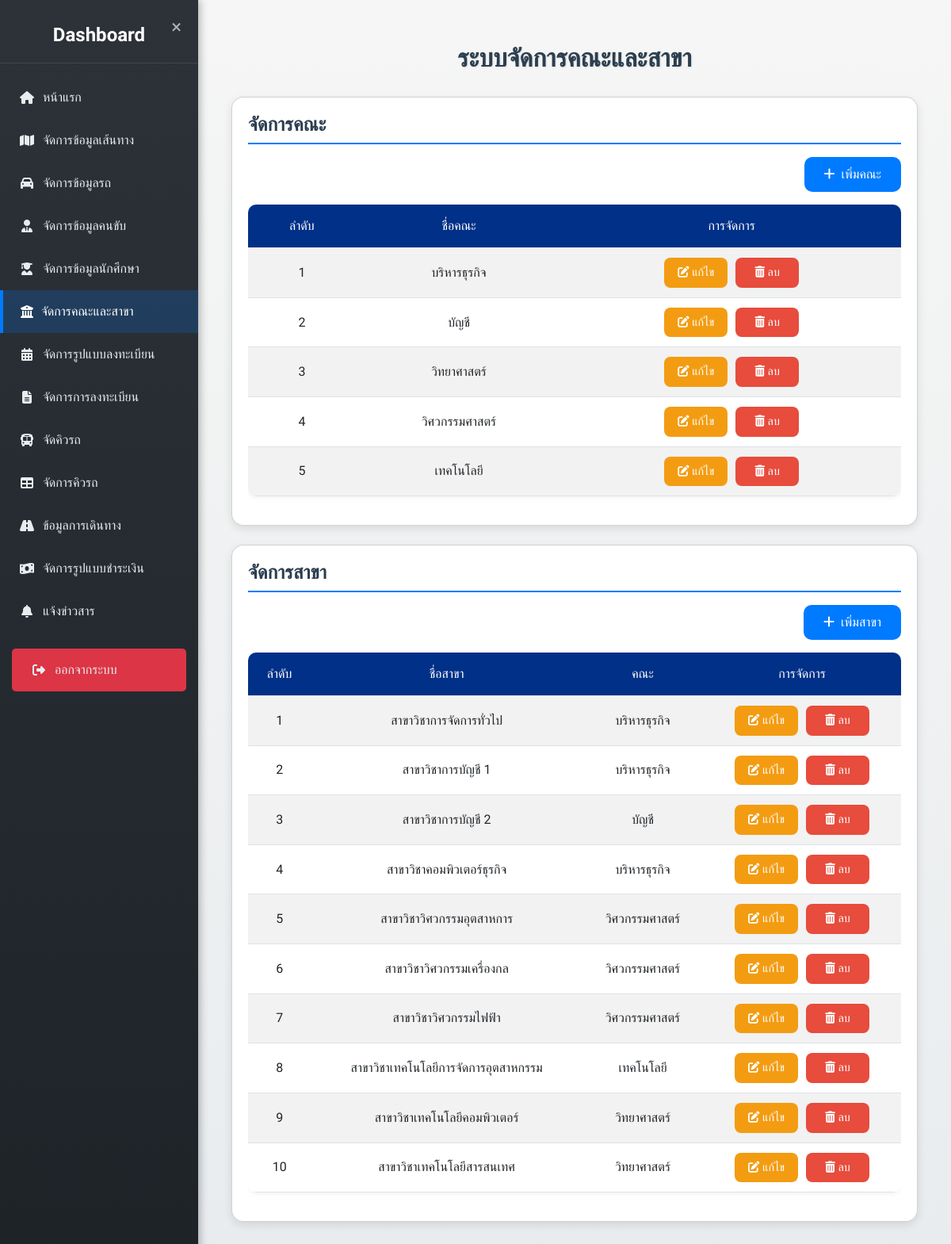
Page /admin/manage_faculties_majors.php on the committed database.
### tables this page shows
CREATE TABLE `faculties` (
  `faculty_id` int(11) NOT NULL,
  `faculty_name` varchar(100) NOT NULL
);

CREATE TABLE `majors` (
  `major_id` int(11) NOT NULL,
  `major_name` varchar(100) NOT NULL,
  `faculty_id` int(11) NOT NULL
);

### admin/manage_faculties_majors.php (the view, shortened to what this page needs)
<?php
include 'config/condb.php';
try {
    $stmt = $conn->prepare("SELECT * FROM faculties ORDER BY faculty_name");
    $stmt->execute();
    $faculties = $stmt->fetchAll(PDO::FETCH_ASSOC);
} catch (PDOException $e) {
    $_SESSION['error'] = "เกิดข้อผิดพลาดในการดึงข้อมูลคณะ: " . $e->getMessage();
    $faculties = [];
}
try {
    $stmt = $conn->prepare("SELECT m.*, f.faculty_name
                           FROM majors m
                           JOIN faculties f ON m.faculty_id = f.faculty_id
                           ORDER BY m.major_name");
    $stmt->execute();
    $majors = $stmt->fetchAll(PDO::FETCH_ASSOC);
} catch (PDOException $e) {
    $_SESSION['error'] = "เกิดข้อผิดพลาดในการดึงข้อมูลสาขา: " . $e->getMessage();
    $majors = [];
}
?>
<!DOCTYPE html>
<html lang="th">
<head>
    <link href="https://cdn.jsdelivr.net/npm/bootstrap@5.3.0-alpha1/dist/css/bootstrap.min.css" rel="stylesheet">
    <link href="https://cdn.jsdelivr.net/npm/sweetalert2@11/dist/sweetalert2.min.css" rel="stylesheet">
    <link rel="stylesheet" href="style.css">
    <link rel="stylesheet" href="https://cdnjs.cloudflare.com/ajax/libs/font-awesome/5.15.4/css/all.min.css">
</head>
<body>
    <?php include 'sidebar.php'; ?>
    <div class="content" id="content">
        <div class="container mt-4">
            <h2 class="header-title">ระบบจัดการคณะและสาขา</h2>
            <div class="card mb-4">
                <h3 class="mb-3">จัดการคณะ</h3>
                <div class="text-end mb-3">
                    <button type="button" class="btn btn-primary" data-bs-toggle="modal" data-bs-target="#addFacultyModal">
                        <i class="fas fa-plus me-2"></i>เพิ่มคณะ
                    </button>
                </div>
                <div class="table-responsive">
                    <table class="table table-striped">
                        <thead>
                            <tr>
                                <th>ลำดับ</th>
                                <th>ชื่อคณะ</th>
                                <th>การจัดการ</th>
                            </tr>
                        </thead>
                        <tbody>
                            <?php if (empty($faculties)) { ?>
                                <tr>
                                    <td colspan="3" class="text-center text-muted">ไม่พบข้อมูลคณะ</td>
                                </tr>
                            <?php } else { ?>
                                <?php $index = 1; foreach ($faculties as $faculty) { ?>
                                    <tr>
                                        <td><?php echo $index++; ?></td>
                                        <td><?php echo htmlspecialchars($faculty['faculty_name']); ?></td>
                                        <td>
                                            <div class="action-buttons-column">
                                                <button type="button" class="btn btn-warning btn-sm edit-faculty-btn"
                                                    data-bs-toggle="modal" data-bs-target="#editFacultyModal"
                                                    data-faculty-id="<?php echo $faculty['faculty_id']; ?>"
                                                    data-faculty-name="<?php echo htmlspecialchars($faculty['faculty_name']); ?>">
                                                    <i class="fas fa-edit"></i> แก้ไข
                                                </button>
                                                <button type="button" class="btn btn-danger btn-sm delete-faculty-btn"
                                                    data-faculty-id="<?php echo $faculty['faculty_id']; ?>">
                                                    <i class="fas fa-trash-alt"></i> ลบ
                                                </button>
                                            </div>
                                        </td>
                                    </tr>
                                <?php } ?>
                            <?php } ?>
                        </tbody>
                    </table>
                </div>
            </div>
            <div class="card mb-4">
                <h3 class="mb-3">จัดการสาขา</h3>
                <div class="text-end mb-3">
                    <button type="button" class="btn btn-primary" data-bs-toggle="modal" data-bs-target="#addMajorModal">
                        <i class="fas fa-plus me-2"></i>เพิ่มสาขา
                    </button>
                </div>
                <div class="table-responsive">
                    <table class="table table-striped">
                        <thead>
                            <tr>
                                <th>ลำดับ</th>
                                <th>ชื่อสาขา</th>
                                <th>คณะ</th>
                                <th>การจัดการ</th>
                            </tr>
                        </thead>
                        <tbody>
                            <?php if (empty($majors)) { ?>
                                <tr>
                                    <td colspan="4" class="text-center text-muted">ไม่พบข้อมูลสาขา</td>
                                </tr>
                            <?php } else { ?>
                                <?php $index = 1; foreach ($majors as $major) { ?>
                                    <tr>
                                        <td><?php echo $index++; ?></td>
                                        <td><?php echo htmlspecialchars($major['major_name']); ?></td>
                                        <td><?php echo htmlspecialchars($major['faculty_name']); ?></td>
                                        <td>
                                            <div class="action-buttons-column">
                                                <button type="button" class="btn btn-warning btn-sm edit-major-btn"
                                                    data-bs-toggle="modal" data-bs-target="#editMajorModal"
                                                    data-major-id="<?php echo $major['major_id']; ?>"
                                                    data-major-name="<?php echo htmlspecialchars($major['major_name']); ?>"
                                                    data-faculty-id="<?php echo $major['faculty_id']; ?>">
                                                    <i class="fas fa-edit"></i> แก้ไข
                                                </button>
                                                <button type="button" class="btn btn-danger btn-sm delete-major-btn"
                                                    data-major-id="<?php echo $major['major_id']; ?>">
                                                    <i class="fas fa-trash-alt"></i> ลบ
                                                </button>
                                            </div>
                                        </td>
                                    </tr>
                                <?php } ?>
                            <?php } ?>
                        </tbody>
                    </table>
                </div>
            </div>
        </div>
    </div>
</body>
</html>

### admin/style.css (style rules this page uses)
body { display: flex; height: 100vh; margin: 0; overflow: hidden; font-family: 'Segoe UI', Tahoma, Geneva, Verdana, sans-serif; }
.content { margin-left: 250px; padding: 20px; width: 100%; height: 100%; overflow-y: auto; transition: margin-left 0.3s ease; }

### admin/manage_faculties_majors.php (style rules this page uses)
body { font-family: 'Kanit', sans-serif; background: linear-gradient(to bottom, #f5f6f5, #e9ecef); min-height: 100vh; display: flex; margin: 0; }
.content { margin-left: 250px; padding: 30px; flex-grow: 1; transition: margin-left 0.3s ease-in-out; }
.header-title { font-size: 2rem; color: #2c3e50; font-weight: 600; text-align: center; margin-bottom: 30px; text-shadow: 1px 1px 2px rgba(0, 0, 0, 0.1); }
.card { border-radius: 15px; box-shadow: 0 4px 12px rgba(0, 0, 0, 0.1); background: #fff; padding: 20px; margin-bottom: 25px; transition: transform 0.2s ease; }
.card h3 { color: #2c3e50; font-weight: 600; border-bottom: 2px solid #007bff; padding-bottom: 8px; margin-bottom: 20px; font-size: 1.5rem; }
.btn-primary { background: #007bff; border: none; border-radius: 10px; padding: 10px 25px; font-weight: 500; transition: all 0.3s ease; }
.btn-warning { background: #f39c12; border: none; border-radius: 8px; padding: 8px 15px; color: #fff; transition: all 0.3s ease; font-size: 0.9rem; width: 80px; text-align: center; }
.btn-danger { background: #e74c3c; border: none; border-radius: 8px; padding: 8px 15px; color: #fff; transition: all 0.3s ease; font-size: 0.9rem; width: 80px; text-align: center; }
.action-buttons-column { display: flex; gap: 10px; justify-content: center; align-items: center; }
.table { border-radius: 10px; overflow: hidden; background: #fff; box-shadow: 0 2px 6px rgba(0, 0, 0, 0.05); }
.table thead th { background: #003087; color: #fff; text-align: center; padding: 15px; font-weight: 500; }
.table tbody tr { transition: background 0.2s ease; }
.table td { vertical-align: middle; text-align: center; padding: 12px; }

### rows in the picture
faculties: faculty_name "บริหารธุรกิจ"
faculties: faculty_name "บัญชี"
faculties: faculty_name "วิทยาศาสตร์"
faculties: faculty_name "วิศวกรรมศาสตร์"
faculties: faculty_name "เทคโนโลยี"
majors: major_name "สาขาวิชาการจัดการทั่วไป", faculty.faculty_name "บริหารธุรกิจ"
majors: major_name "สาขาวิชาการบัญชี 1", faculty.faculty_name "บริหารธุรกิจ"
majors: major_name "สาขาวิชาการบัญชี 2", faculty.faculty_name "บัญชี"
majors: major_name "สาขาวิชาคอมพิวเตอร์ธุรกิจ", faculty.faculty_name "บริหารธุรกิจ"
majors: major_name "สาขาวิชาวิศวกรรมอุตสาหการ", faculty.faculty_name "วิศวกรรมศาสตร์"
majors: major_name "สาขาวิชาวิศวกรรมเครื่องกล", faculty.faculty_name "วิศวกรรมศาสตร์"
majors: major_name "สาขาวิชาวิศวกรรมไฟฟ้า", faculty.faculty_name "วิศวกรรมศาสตร์"
majors: major_name "สาขาวิชาเทคโนโลยีการจัดการอุตสาหกรรม", faculty.faculty_name "เทคโนโลยี"
majors: major_name "สาขาวิชาเทคโนโลยีคอมพิวเตอร์", faculty.faculty_name "วิทยาศาสตร์"
majors: major_name "สาขาวิชาเทคโนโลยีสารสนเทศ", faculty.faculty_name "วิทยาศาสตร์"
